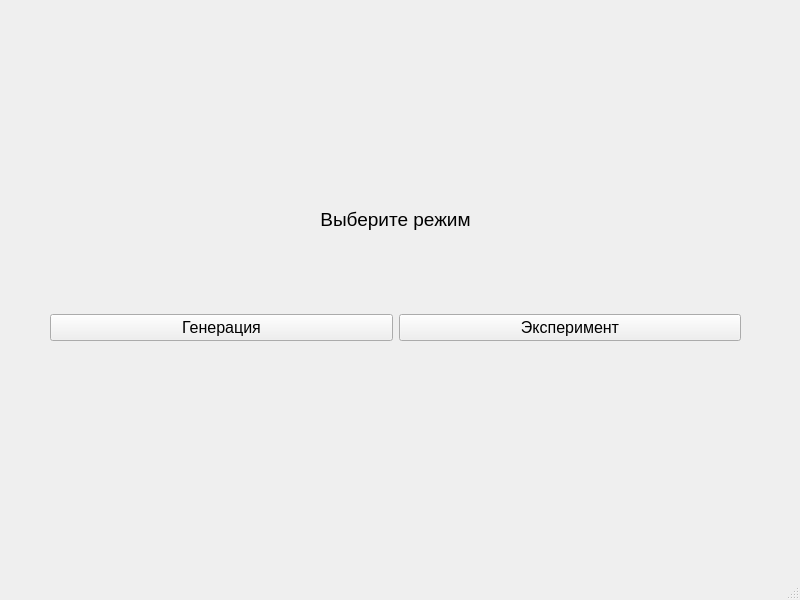
<?xml version="1.0" encoding="UTF-8"?>
<ui version="4.0">
 <class>MainWindow</class>
 <widget class="QMainWindow" name="MainWindow">
  <property name="geometry">
   <rect>
    <x>0</x>
    <y>0</y>
    <width>800</width>
    <height>600</height>
   </rect>
  </property>
  <property name="windowTitle">
   <string>Главное меню</string>
  </property>
  <widget class="QWidget" name="centralwidget">
   <widget class="QWidget" name="">
    <property name="geometry">
     <rect>
      <x>50</x>
      <y>130</y>
      <width>691</width>
      <height>211</height>
     </rect>
    </property>
    <layout class="QVBoxLayout" name="verticalLayout">
     <item>
      <widget class="QLabel" name="label">
       <property name="font">
        <font>
         <pointsize>14</pointsize>
        </font>
       </property>
       <property name="text">
        <string>Выберите режим</string>
       </property>
       <property name="alignment">
        <set>Qt::AlignCenter</set>
       </property>
      </widget>
     </item>
     <item>
      <layout class="QHBoxLayout" name="horizontalLayout">
       <item>
        <widget class="QPushButton" name="pushButton_generation">
         <property name="font">
          <font>
           <pointsize>12</pointsize>
          </font>
         </property>
         <property name="text">
          <string>Генерация</string>
         </property>
        </widget>
       </item>
       <item>
        <widget class="QPushButton" name="pushButton_experiment">
         <property name="font">
          <font>
           <pointsize>12</pointsize>
          </font>
         </property>
         <property name="text">
          <string>Эксперимент</string>
         </property>
        </widget>
       </item>
      </layout>
     </item>
    </layout>
   </widget>
  </widget>
  <widget class="QMenuBar" name="menubar">
   <property name="geometry">
    <rect>
     <x>0</x>
     <y>0</y>
     <width>800</width>
     <height>21</height>
    </rect>
   </property>
  </widget>
  <widget class="QStatusBar" name="statusbar"/>
 </widget>
 <resources/>
 <connections/>
</ui>
